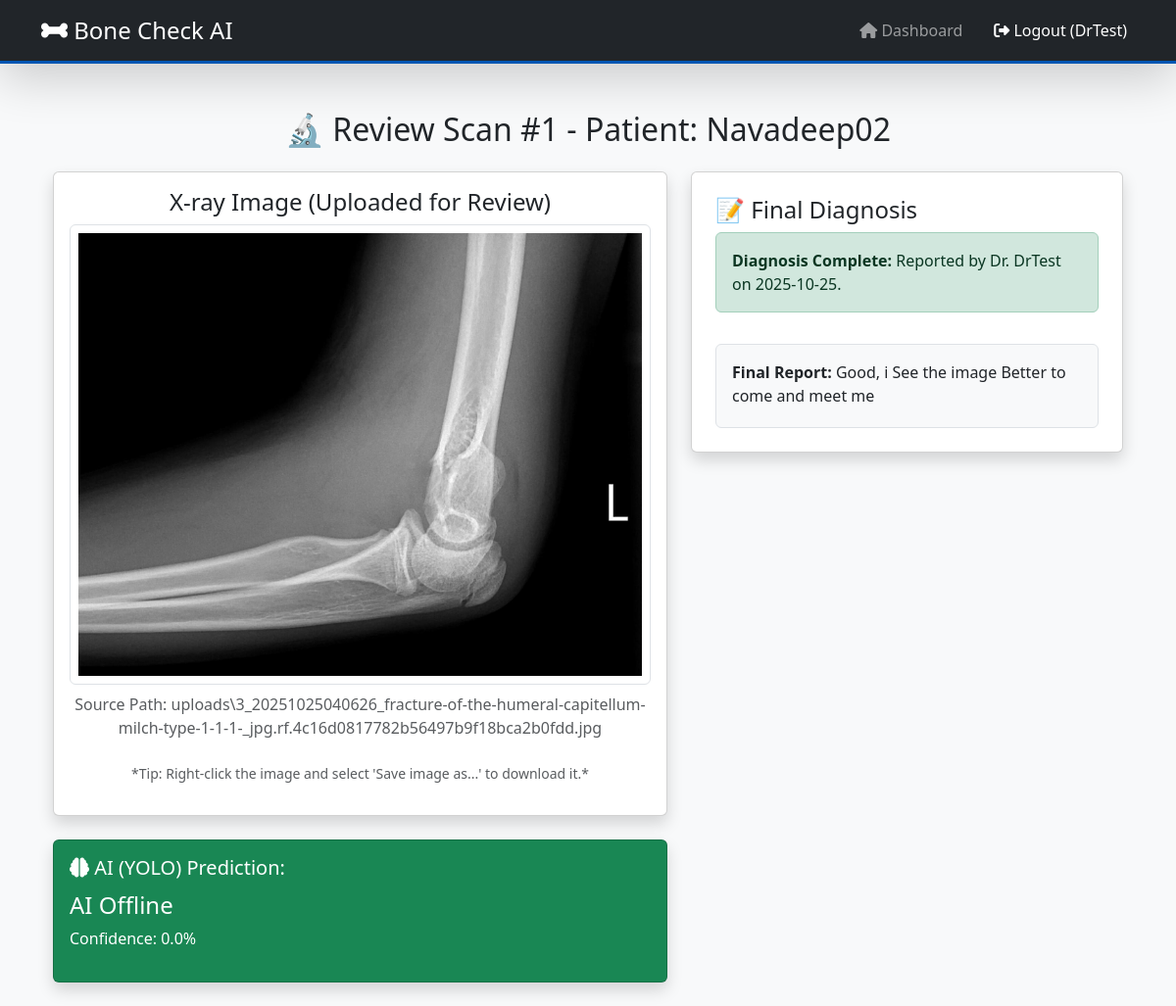
/review/1 (signed in), run on the app's committed database.
### models.py (models this page shows, shortened)
class User(db.Model, UserMixin):
    id = db.Column(db.Integer, primary_key=True)
    username = db.Column(db.String(64), index=True, unique=True, nullable=False)
    email = db.Column(db.String(120), index=True, unique=True, nullable=True)
    password_hash = db.Column(db.String(128))
    role_id = db.Column(db.Integer, db.ForeignKey('role.id'))
    scans_submitted = db.relationship('Scan', foreign_keys='Scan.patient_id', backref='patient', lazy='dynamic')
    scans_assigned = db.relationship('Scan', foreign_keys='Scan.doctor_id', backref='doctor', lazy='dynamic')

class Scan(db.Model):
    id = db.Column(db.Integer, primary_key=True)
    image_path = db.Column(db.String(256), nullable=False) # Path relative to static/
    timestamp = db.Column(db.DateTime, index=True, default=datetime.utcnow)
    status = db.Column(db.String(50), default='Pending')
    yolo_result = db.Column(db.String(20), default='N/A')
    yolo_confidence = db.Column(db.Float)
    doctor_report = db.Column(db.Text)
    report_timestamp = db.Column(db.DateTime)
    patient_id = db.Column(db.Integer, db.ForeignKey('user.id'))
    doctor_id = db.Column(db.Integer, db.ForeignKey('user.id'), nullable=True) # Assigned doctor

### routes.py (the view, shortened to what this page needs)
@main.route('/review/<int:scan_id>', methods=['GET', 'POST'])
@login_required
def review_scan(scan_id):
    if current_user.role.name != 'doctor':
        flash('Access denied. Only doctors can review scans.', 'danger')
        return redirect(url_for('main.dashboard'))
    scan = Scan.query.get_or_404(scan_id)
    if scan.status == 'Pending':
        scan.doctor_id = current_user.id
        scan.status = 'In Review'
        db.session.commit()
        flash('You have successfully claimed this scan for review.', 'info')
    elif scan.doctor_id and scan.doctor_id != current_user.id and scan.status in ['In Review']:
         flash(f'This scan is currently being reviewed by Dr. {scan.doctor.username}.', 'warning')
         if scan.status not in ['Fracture Detected', 'No Fracture', 'Inconclusive']:
             return redirect(url_for('main.dashboard'))
    image_path_with_forward_slashes = scan.image_path.replace('\\', '/')
    full_image_url = url_for('static', filename=image_path_with_forward_slashes)
    return render_template('doctor/review_scan.html',
                           title=f'Review Scan {scan_id}',
                           scan=scan,
                           full_image_url=full_image_url)

### app.py (called while the page is built)
@login_manager.user_loader
def load_user(user_id):
    return User.query.get(int(user_id))

### templates/doctor/review_scan.html (shortened to what this page needs)
{% extends "base.html" %}
{% block content %}
<div class="container mt-4">
    <h2 class="text-center mb-4">🔬 Review Scan #{{ scan.id }} - Patient: {{ scan.patient.username }}</h2>
    <div class="row">
        <div class="col-md-7">
            <div class="card shadow p-3 mb-4">
                <h4 class="card-title text-center">X-ray Image (Uploaded for Review)</h4>
                <img src="{{ full_image_url }}" class="img-fluid rounded border p-2" alt="Patient X-ray Scan" style="max-height: 600px; object-fit: contain;">
                <p class="text-center text-muted mt-2">Source Path: {{ scan.image_path }}</p>
                <p class="text-center text-muted mt-2 small">
                    *Tip: Right-click the image and select 'Save image as...' to download it.*
                </p>
            </div>
            <div class="card shadow p-3 mb-4
                 {% if 'Fracture' in scan.yolo_result %}bg-danger text-white{% else %}bg-success text-white{% endif %}">
                <h5 class="card-title"><i class="fas fa-brain"></i> AI (YOLO) Prediction:</h5>
                <p class="mb-1 fs-4">{{ scan.yolo_result }}</p>
                <p>Confidence: {{ "%.1f"|format(scan.yolo_confidence * 100) }}%</p>
            </div>
        </div>
        <div class="col-md-5">
            <div class="card shadow p-4">
                <h4 class="card-title">📝 Final Diagnosis</h4>
                {% if scan.doctor_report %}
                    <div class="alert alert-success">
                        <strong>Diagnosis Complete:</strong> Reported by Dr. {{ scan.doctor.username }} on {{ scan.report_timestamp.strftime('%Y-%m-%d') }}.
                    </div>
                    <div class="mt-3 p-3 border rounded bg-light">
                        <p class="mb-1"><strong>Final Report:</strong> {{ scan.doctor_report }}</p>
                    </div>
                {% endif %}
            </div>
        </div>
    </div>
</div>
{% endblock %}

### templates/base.html (shortened to what this page needs)
<!DOCTYPE html>
<html lang="en">
<head>
    <link href="https://cdn.jsdelivr.net/npm/bootstrap@5.3.3/dist/css/bootstrap.min.css" rel="stylesheet">
    <link rel="stylesheet" href="https://cdnjs.cloudflare.com/ajax/libs/font-awesome/6.5.2/css/all.min.css">
</head>
<body>
    <nav class="navbar navbar-expand-lg navbar-dark bg-dark shadow-lg">
        <div class="container">
            <a class="navbar-brand fs-4" href="{{ url_for('main.index') }}"><i class="fas fa-bone"></i> Bone Check AI</a>
            <div class="collapse navbar-collapse" id="navbarNav">
                <ul class="navbar-nav ms-auto">
                    {% if current_user.is_authenticated %}
                        <li class="nav-item me-3">
                            <a class="nav-link btn btn-outline-light" href="{{ url_for('main.dashboard') }}"><i class="fas fa-home"></i> Dashboard</a>
                        </li>
                        <li class="nav-item">
                            <a class="nav-link btn btn-danger text-white" href="{{ url_for('auth.logout') }}"><i class="fas fa-sign-out-alt"></i> Logout ({{ current_user.username }})</a>
                        </li>
                    {% endif %}
                </ul>
            </div>
        </div>
    </nav>
    <div class="container mt-5">
        <main>
            {% block content %}{% endblock %}
        </main>
    </div>
</body>
</html>

### templates/base.html (style rules this page uses)
body { background-color: #f8f9fa; }
.navbar { border-bottom: 3px solid #0056b3; }

### data on the page
User: username "DrTest", doctor.username "DrTest"
Scan: id "1", image_path "uploads\\3_20251025040626_fracture-of-the-humeral-capitellum-milch-type-1-1-1-_jpg.rf.4c16d0817782b56497b9f18bca2b0fdd.jpg", yolo_result "AI Offline", scan.yolo_confidence*100 "0.0", report_timestamp "2025-10-25", doctor_report "Good, i See the image Better to come and meet me"
User: patient.username "Navadeep02"
